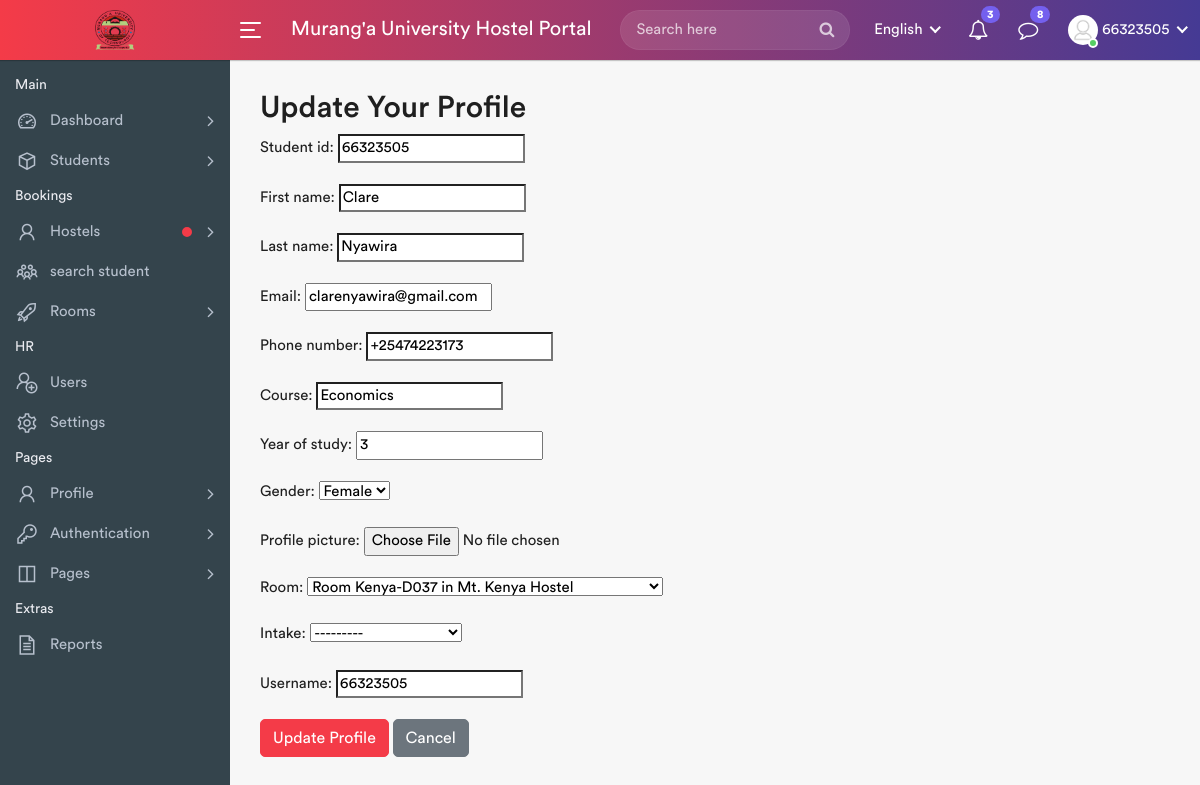
Page /student/update_profile/ (signed in) on the committed database.
### main/models.py (models this page shows, shortened)
class Student(models.Model):
    GENDER_CHOICES = [
        ('Male', 'Male'),
        ('Female', 'Female'),
    ]
    student_id = models.CharField(max_length=20, unique=True)
    first_name = models.CharField(max_length=50)
    last_name = models.CharField(max_length=50)
    email = models.EmailField()
    phone_number = models.CharField(max_length=15)
    course = models.CharField(max_length=100)
    year_of_study = models.PositiveIntegerField()
    gender = models.CharField(max_length=10, choices=GENDER_CHOICES)
    profile_picture = models.ImageField(upload_to='profile_pics/', blank=True, null=True)
    room = models.ForeignKey('Room', on_delete=models.SET_NULL, null=True, blank=True)
    date_registered = models.DateTimeField(auto_now_add=True)
    intake = models.ForeignKey('Intake', on_delete=models.CASCADE , null=True, blank=True)  # Associate the student with an intake
    username = models.CharField(max_length=20,  blank=True)

### main/views.py (the view)
# urls.py: path('student/update_profile/', views.update_profile, name='update_profile'),
@login_required
def update_profile(request):
    user = request.user
    try:
        student = Student.objects.get(student_id=user.username)
    except Student.DoesNotExist:
        messages.error(request, "Student information not found.")
        return redirect('student_dashboard')
    if request.method == 'POST':
        form = StudentProfileUpdateForm(request.POST, request.FILES, instance=student)
        if form.is_valid():
            form.save()
            messages.success(request, "Profile updated successfully!")
            return redirect('student_dashboard')
    else:
        form = StudentProfileUpdateForm(instance=student)
    return render(request, 'students/update_profile.html', {'form': form})

### main/forms.py
class StudentProfileUpdateForm(forms.ModelForm):
    class Meta:
        model = Student
        fields = '__all__'

### main/models.py (called while the page is built)
    def __str__(self):
        return self.description

    def __str__(self):
        return f"Room {self.room_number} in {self.hostel.name}"

### templates/students/update_profile.html (shortened to what this page needs)
{% extends 'base.html' %}
{% block content %}
  <h2>Update Your Profile</h2>
  <div class="update-profile">
    <form method="POST" enctype="multipart/form-data">
      {{ form.as_p }}
      <div class="form-actions">
        <button type="submit" class="btn btn-primary">Update Profile</button>
        <a href="{% url 'student_dashboard' %}" class="btn btn-secondary">Cancel</a>
      </div>
    </form>
  </div>
{% endblock %}

### templates/navigation_bar.html (shortened to what this page needs)
{% load static %}
<div class="header">
    <div class="header-left">
        <a href="#" class="logo">
            <img src="{% static 'assets/img/logo.png'%}" width="40" height="40" alt="">
        </a>
    </div>
    <a id="toggle_btn" href="javascript:void(0);">
        <span class="bar-icon">
            <span></span>
            <span></span>
            <span></span>
        </span>
    </a>
    <div class="page-title-box">
        <h3>Murang'a University Hostel Portal </h3>
    </div>
    <ul class="nav user-menu">
        <li class="nav-item">
            <div class="top-nav-search">
                <form action="search.html">
                    <input class="form-control" type="text" placeholder="Search here">
                    <button class="btn" type="submit"><i class="fa fa-search"></i></button>
                </form>
            </div>
        </li>
        <li class="nav-item dropdown has-arrow flag-nav">
            <a class="nav-link dropdown-toggle" data-toggle="dropdown" href="#" role="button">
                <img src="{% static 'assets/img/flags/us.png'%}'%}" alt="" height="20"> <span>English</span>
            </a>
        </li>
        <li class="nav-item dropdown">
            <a href="#" class="dropdown-toggle nav-link" data-toggle="dropdown">
                <i class="fa fa-bell-o"></i> <span class="badge badge-pill">3</span>
            </a>
        </li>
        <li class="nav-item dropdown">
            <a href="#" class="dropdown-toggle nav-link" data-toggle="dropdown">
                <i class="fa fa-comment-o"></i> <span class="badge badge-pill">8</span>
            </a>
        </li>
        <li class="nav-item dropdown has-arrow main-drop">
            <a href="#" class="dropdown-toggle nav-link" data-toggle="dropdown">
                <span class="user-img"><img src="{% static 'assets/img/profile.png'%}" alt="">
                <span class="status online"></span></span>
                <span>
                            {% if user.is_authenticated %}
                                      {{ user.username }}
                              {% endif %}
                </span>
            </a>
        </li>
    </ul>
</div>

### rows in the picture
Student: student_id "66323505", first_name "Clare", last_name "Nyawira", email "clarenyawira@gmail.com", phone_number "+25474223173", course "Economics", year_of_study "3", gender "Female", room "Room Kenya-D037 in Mt. Kenya Hostel", intake "---------", username "66323505"

### other values in the picture
{{ user.username }} "66323505"
